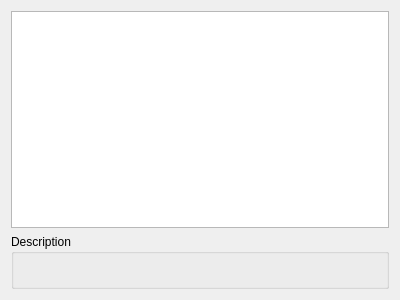
<ui version="4.0" >
 <class>TutorialManagerDialog</class>
 <widget class="QWidget" name="TutorialManagerDialog" >
  <property name="geometry" >
   <rect>
    <x>0</x>
    <y>0</y>
    <width>400</width>
    <height>300</height>
   </rect>
  </property>
  <property name="windowTitle" >
   <string comment="@title:window" >Tutorial manager</string>
  </property>
  <layout class="QVBoxLayout" >
   <item>
    <widget class="QListView" name="tutorialsList" >
     <property name="toolTip" >
      <string comment="@info:tooltip" >Available tutorials</string>
     </property>
     <property name="whatsThis" >
      <string comment="@info:whatsthis" >This is the list with the available tutorials.&lt;nl/>Select a tutorial and click &lt;interface>Start&lt;/interface> button.</string>
     </property>
    </widget>
   </item>
   <item>
    <widget class="QGroupBox" name="groupBox" >
     <property name="title" >
      <string comment="@title" >Description</string>
     </property>
     <layout class="QHBoxLayout" >
      <item>
       <widget class="QLabel" name="descriptionLabel" >
        <property name="toolTip" >
         <string comment="@info:tooltip" >Description of the selected tutorial</string>
        </property>
        <property name="whatsThis" >
         <string comment="@info:whatsthis" >This is the description of the selected tutorial.</string>
        </property>
        <property name="wordWrap" >
         <bool>true</bool>
        </property>
       </widget>
      </item>
     </layout>
    </widget>
   </item>
  </layout>
 </widget>
 <resources/>
 <connections/>
</ui>
